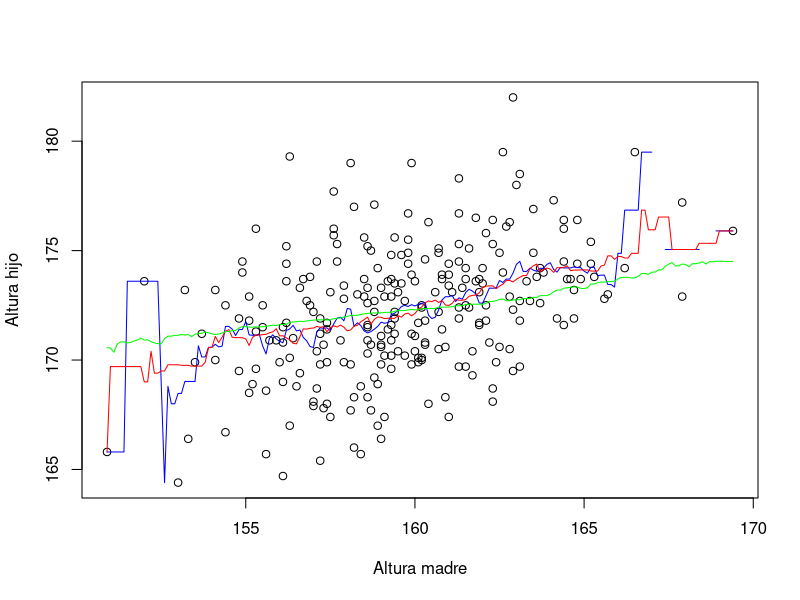

R code for this plot:
## ---- chunk 1
knitr::opts_chunk$set(echo = TRUE)
## ---- chunk 2
rm(list=ls())
alturas=read.csv('alturas_n_500.csv',header = T)
attach(alturas)
altura=altura[genero=='M']
altura_madre=altura_madre[genero=='M']
## ---- chunk 3
predigo_altura_masculino=function(altura, altura_madre, altura_mama_nueva, ventana){
  if(all(altura_madre > altura_mama_nueva+ventana) || all(altura_madre < altura_mama_nueva-ventana)){
    NA
  }else{
  mean(altura[altura_madre >= altura_mama_nueva-ventana 
              & altura_madre <= altura_mama_nueva+ventana])
  }
}
## ---- chunk 4
grilla=seq(range(altura_madre)[1],range(altura_madre)[2],0.1)
g=function(altura_mama_nueva,ventana){
  predigo_altura_masculino(altura,altura_madre,altura_mama_nueva,ventana)
}
plot(altura_madre,altura,xlab='Altura madre', ylab='Altura hijo')
points(grilla,sapply(grilla,g,0.5),type='l',col='blue')
points(grilla,sapply(grilla,g,1),type='l',col='red')
points(grilla,sapply(grilla,g,5),type='l',col='green')
## ---- chunk 5
predigoVentana=function(X, Y, xNuevo, h){
  if(all(X>xNuevo+h)||all(X<xNuevo-h)){
    NA
  }else{
  mean(Y[X>= xNuevo-h & X <= xNuevo + h])
  }
}
